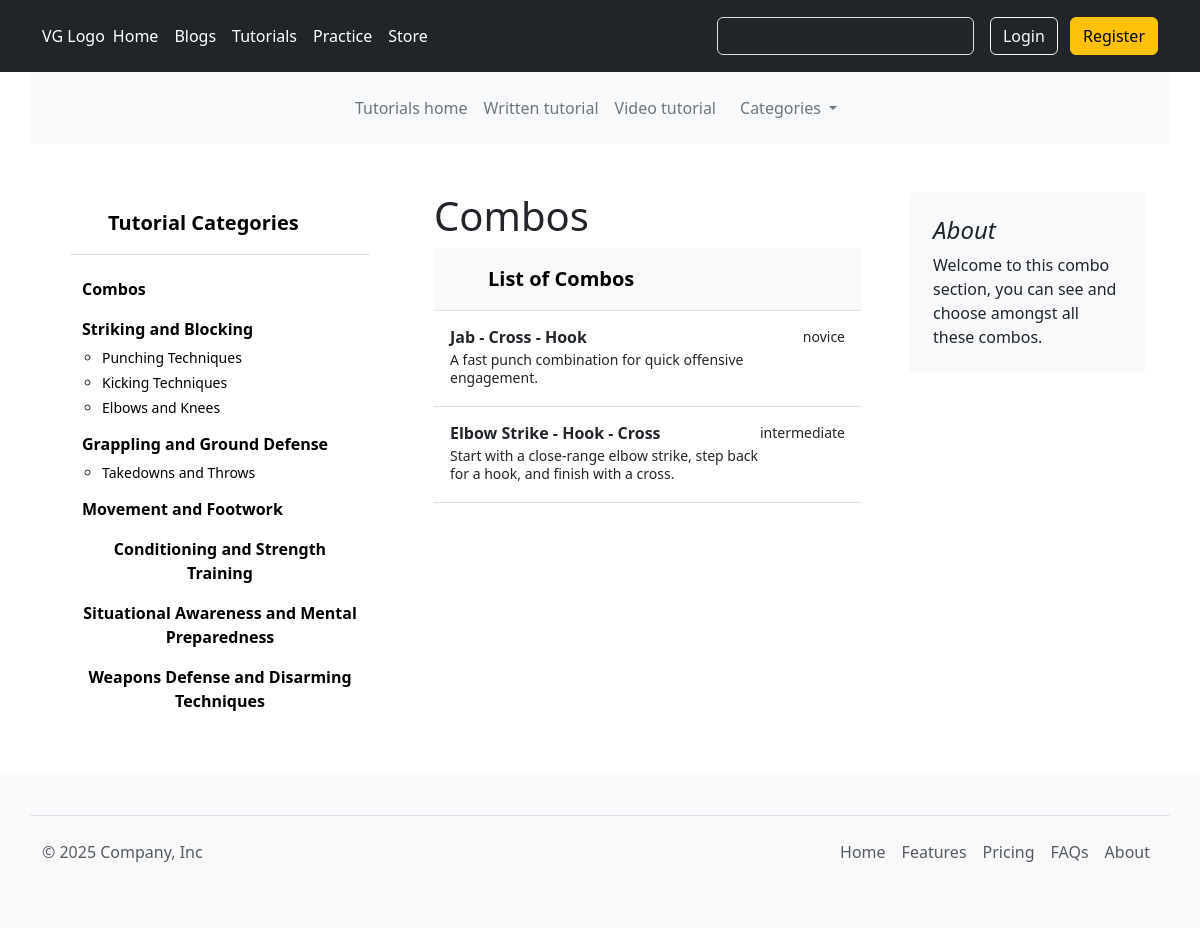
Screenshot of /tutorials/combos with the database file from the repository.
### tutorials/models.py (models this page shows, shortened)
class AddedElement(models.Model):
    name = models.CharField(max_length=150)
    slug = models.SlugField(unique=True)
    creation_date = models.DateTimeField(auto_now_add=True)
    update_date = models.DateTimeField(auto_now=True)
    class Meta:
        abstract = True

class Category(AddedElement):
    description = models.CharField(max_length=250)
    added_by= models.ForeignKey(User, on_delete=models.PROTECT,
                                related_name='tutorials_category_added_by')
    def __str__(self):
        return self.name

class SubCategory(AddedElement):
    description = models.CharField(max_length=250)
    proper_execution = models.TextField()
    category = models.ForeignKey(Category, on_delete=models.SET_NULL, null=True,
                                related_name='subcategories')
    added_by= models.ForeignKey(User, on_delete=models.PROTECT,
                                related_name='tutorials_subcategory_added_by')

class Moves(AddedElement):
    body_level = models.CharField(max_length=50, choices=body_level)
    action_types = models.CharField(max_length=50, choices=action_types)
    difficulty_level = models.CharField(max_length=50, choices=difficulty_level)
    class Meta:
        abstract = True

class Combo(Moves):
    description = models.CharField(max_length=250, default='A cool combo!')
    technique = models.ManyToManyField(Technique, related_name='combos')
    target = models.ManyToManyField(Target, related_name='combos')

### tutorials/views.py (the view)
# urls.py: path('combos', views.AllComboTTutorial.as_view(), name='ttutorial_all_combo'),
class AllComboTTutorial(ListView):
    model = Combo
    template_name = 'tutorials/TT_all_combo.html'
    context_object_name = 'combo_list'
    paginate_by = 6
    ordering = ['-difficulty_level']
    def get_context_data(self, **kwargs):
        category_list = Category.objects.all() # Fetches the subcategory for the current category's id
        context = super(AllComboTTutorial, self).get_context_data(**kwargs)
        context['category_list'] = category_list
        return context

### templates/tutorials/TT_all_combo.html
{% extends 'base.html' %}
{% block content %}
    <main class="container">
        <br>
        <div class="row g-5 justify-content-between">
        {% include 'tutorials/_tut_side_cat.html' %}
          <div class="col-md-5">
            <h1>Combos</h1>
            <div class="d-flex flex-column align-items-stretch flex-shrink-0 bg-body-tertiary">
                <div class="d-flex align-items-center flex-shrink-0 p-3 link-body-emphasis text-decoration-none border-bottom">
                  <svg class="bi pe-none me-2" width="30" height="24"><use xlink:href="#bootstrap"/></svg>
                  <span class="fs-5 fw-semibold">List of Combos</span>
                </div>
                {% for combo in combo_list %}
                <div class="list-group list-group-flush border-bottom scrollarea">
                  <a href="{% url 'tutorials:tttutorial_combo' combo.pk %}" class="list-group-item list-group-item-action py-3 lh-sm" aria-current="true">
                    <div class="d-flex w-100 align-items-center justify-content-between">
                      <strong class="mb-1">{{combo.name}}</strong>
                      <small class="mb-1">{{combo.difficulty_level}}</small>
                    </div>
                    <div class="col-10 mb-1 small">{{combo.description}}</div>
                  </a>
                </div>
                {% endfor %}
              </div>
          </div>
          <div class="col-md-3">
            <div class="position-sticky" style="top: 2rem;">
              <div class="p-4 mb-3 bg-body-tertiary rounded">
                <h4 class="fst-italic">About</h4>
                <p class="mb-0">Welcome to this combo section, you can see and choose amongst all these combos.</p>
              </div>
            </div>
          </div>
        </div>
      </main>
    </div>
    {% endblock content %}

### templates/tutorials/_tut_side_cat.html (shortened to what this page needs)
        <div class="col-md-4">
              <div class="flex-shrink-0 p-3">
                <a href="{% url 'tutorials:ttutorial_all_category' %}" class="d-flex align-items-center pb-3 mb-3 link-body-emphasis text-decoration-none border-bottom">
                  <svg class="bi pe-none me-2" width="30" height="24"><use xlink:href="#bootstrap"/></svg>
                  <span class="fs-5 fw-semibold">Tutorial Categories</span>
                </a>
                <ul class="list-unstyled ps-0">
                  <li class="mb-1">
                    <button class="btn d-inline-flex align-items-center rounded border-0  fw-semibold">
                      <a href="{% url 'tutorials:ttutorial_all_combo'%}" class="link-body-emphasis d-inline-flex text-decoration-none rounded">
                        Combos
                      </a>
                    </button>
                  </li>
                  {% for category in category_list %}
                  <li class="mb-1">
                    <button class="btn btn-toggle d-inline-flex align-items-start rounded border-0 collapsed fw-semibold" data-bs-toggle="collapse" data-bs-target="#home-collapse" aria-expanded="true">
                      <a href="{% url 'tutorials:tttutorial_single_category' category.pk %}" class="link-body-emphasis d-inline-flex text-decoration-none rounded">
                        {{category.name}}
                      </a>
                    </button>
                    {% for subcategory in category.subcategories.all %}
                      <div class="collapse show" id="home-collapse">
                        <ul class="btn-toggle-nav fw-normal pb-1 small">
                          <li><a href="{% url 'tutorials:tttutorial_single_subcategory' subcategory.pk %}" class="link-body-emphasis d-inline-flex text-decoration-none rounded">{{subcategory.name}}</a></li>
                        </ul>
                      </div>
                    {% endfor %}
                  </li>
                  {% endfor %}
                </ul>
              </div>
              <br>
        </div>

### rows the page displays
Category: name "Striking and Blocking"
SubCategory: name "Punching Techniques"
SubCategory: name "Kicking Techniques"
SubCategory: name "Elbows and Knees"
Category: name "Grappling and Ground Defense"
SubCategory: name "Takedowns and Throws"
Category: name "Movement and Footwork"
Category: name "Conditioning and Strength Training"
Category: name "Situational Awareness and Mental Preparedness"
Category: name "Weapons Defense and Disarming Techniques"
Combo: name "Jab - Cross - Hook", difficulty_level "novice", description "A fast punch combination for quick offensive engagement."
Combo: name "Elbow Strike - Hook - Cross", difficulty_level "intermediate", description "Start with a close-range elbow strike, step back for a hook, and finish with a cross."
